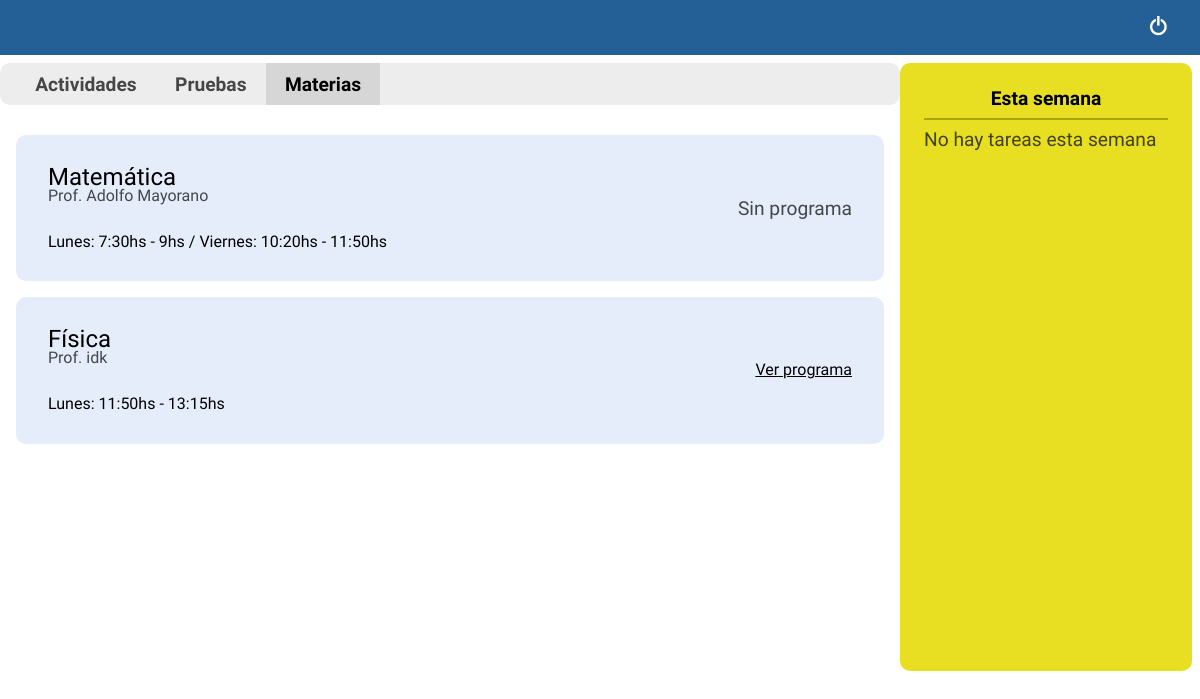
Before: /subjects/ with the older database file.
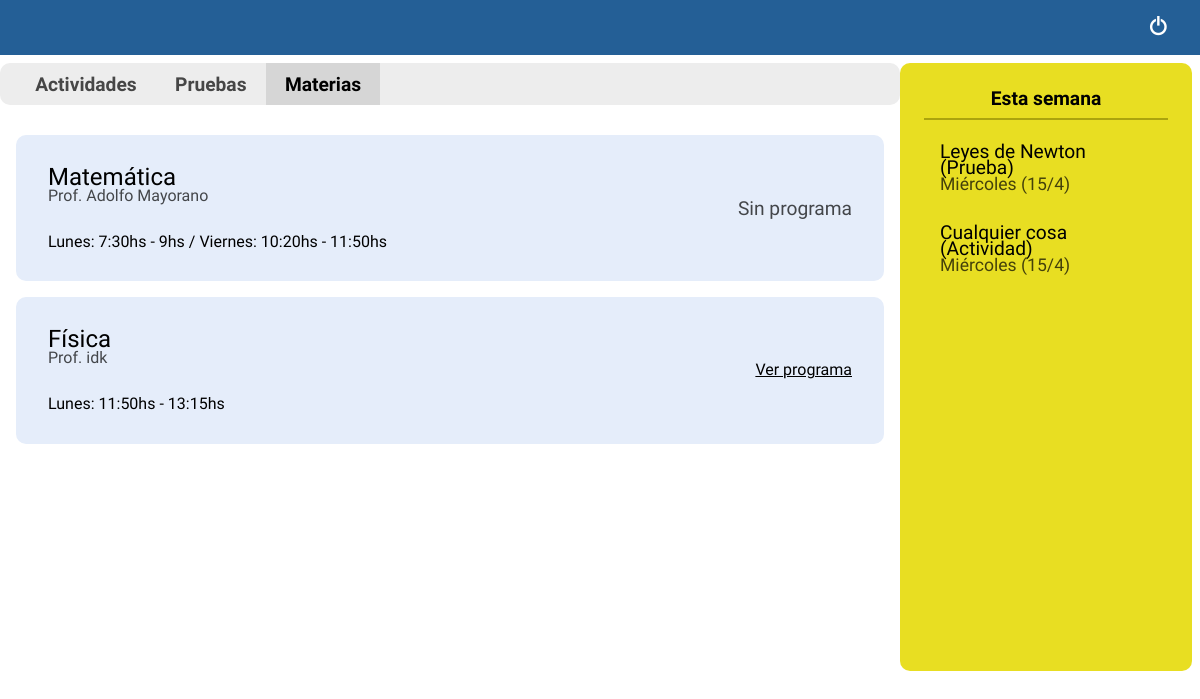
After: the same page with the newer database file.
### task/models.py (models this page shows, shortened)
class Subject(models.Model):
    name = models.CharField(max_length=70)
    color = models.CharField(max_length=7)
    teacher = models.CharField(max_length=50)
    schedule = models.FileField(null=True, blank=True, upload_to='media/')
    days = models.CharField(max_length=100, default='none')

class Task(models.Model):
    title = models.CharField(max_length=50)
    time = models.DateField(blank=True, null=True)
    description = models.TextField(blank=True, null=True, max_length=1000)
    type_task = models.CharField(max_length=20)
    subject = models.ForeignKey(Subject, blank=True, null=True, on_delete=models.CASCADE)

### task/views.py (the view)
# urls.py: path('subjects/', views_task.SubjectsListView.as_view(), name='subjects'),
class SubjectsListView(ListView):
    template_name='task/subjects.html'
    model=Subject
    def get_context_data(self, **kwargs):
        context = super().get_context_data(**kwargs)
        date = datetime.date.today()
        start_week = date - datetime.timedelta(date.weekday())
        end_week = start_week + datetime.timedelta(7)
        context["week"] = Task.objects.filter(time__range=[start_week, end_week])
        return context

### templates/task/subjects.html
{% extends 'task/reminders.html' %}
{% load static %}
{% block link2 %}{% static "css/subjects.css" %}{% endblock %}
{% block main %}
    {% if object_list %}
        {% for subject in object_list %}
            <div class="subject-container">
                <div class="subject">
                    <div class="subject-left">
                        <div class="subject-info">
                            <div class="subject-name">{{subject.name}}</div>
                            <small class="subject-teacher">Prof. {{subject.teacher}}</small>
                        </div>
                        <div class="subject-days">{{subject.days}}</div>
                    </div>
                    <div class="subject-right">
                        {% if subject.schedule %}
                            <a href="{{ subject.schedule.url }}">Ver programa</a>
                        {% else %}
                            <div class="noContent">Sin programa</div>
                        {% endif %}
                    </div>
                </div>
            </div>
        {% endfor %}
    {% else %}
        <div class="noContent">No hay materias</div>
    {% endif %}
{% endblock main %}

### templates/task/reminders.html (shortened to what this page needs)
{% load static %}
<!DOCTYPE html>
<html lang="en">
<head>
    <link rel="stylesheet" href="{% static "css/reminders.css" %}">
    <link rel="stylesheet" href="{% static "fonts/style.css" %}">
    <link rel="stylesheet" href="{% block link1 %}{% endblock link1 %}">
    <link rel="stylesheet" href="{% block link2 %}{% endblock link2 %}">
    <link rel="stylesheet" href="{% block link3 %}{% endblock link3 %}">
</head>
<body>
    <header>
        <div class='heading-container'>
            <div class="heading-right">
                <a href="{% url 'logout' %}"><span class="icon-switch"></span></a>
            </div>
        </div>
    </header>
    <div class="main-container">
        <nav>
            <div class="nav-list-container">
                <ul class="nav-list">
                    <li class='nav-item tasks-nav'><a href="{% url 'tasks' %}">Actividades</a></li>
                    <li class='nav-item tests-nav'><a href="{% url 'tests' %}">Pruebas</a></li>
                    <li class='nav-item subjects-nav'><a href="{% url 'subjects' %}">Materias</a></li>
                </ul>
            </div>
        </nav>
        <aside>
            <div class="sidebar-container">
                <h4 class='sidebar-title'>Esta semana</h4>
                <hr>
                <ul class='sidebar-list'>
                    {% if week %}
                        {% for task in week %}
                            <li class='sidebar-task'>
                                <a href="{% url 'detail_task' task.id %}">
                                    <div class='sidebar-task-name'>{{task.title}}
                                        {% if task.type_task == 'test' %}
                                        (Prueba)
                                        {% else %}
                                        (Actividad)
                                        {% endif %}
                                    </div>
                                    <small class='sidebar-task-date'>{{task.time|date:'l'}} ({{task.time|date:'j/n'}})</small>
                                </a>
                            </li>
                        {% endfor %}
                    {% else %}
                        <div class="noContent">No hay tareas esta semana</div>
                    {% endif %}
                </ul>
            </div>
        </aside>
        <main>
            {% block main %}{% endblock main %}
        </main>
    </div>
</body>
</html>

Changed rows visible on the page:
now on this page (row edited): Task: title "Leyes de Newton", type_task "(Prueba)", time "Miércoles", time "15/4"
added Task: title "Cualquier cosa", type_task "(Actividad)", time "Miércoles", time "15/4"
Other visible differences:
text no longer shown: "No hay tareas esta semana"
